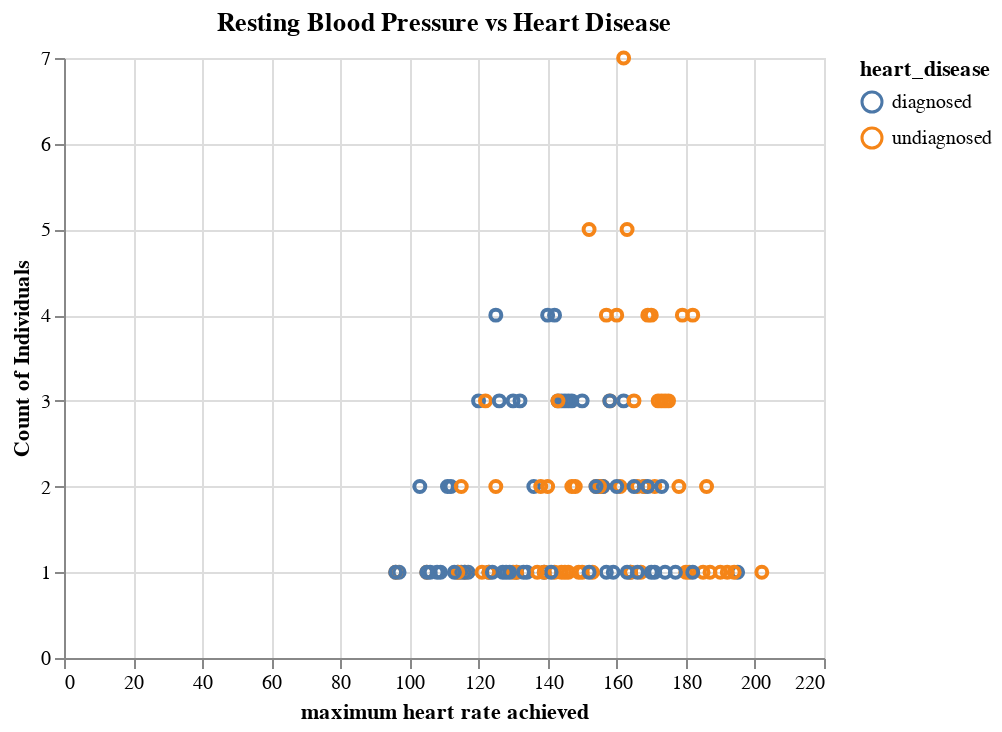

The cell this chart's notebook holds for it:
### Markdown cell above
There seems to be more individuals with the result of **probable or definite left ventricular hypertrophy by Estes' criteria** that are diagnosed with heart disease than for a result of **having ST-T wave abnormality**. We will consider this a small correlation for now.

### Code cell
max_heart_rate_graph = (
    alt.Chart(heart_disease_train, title = "Resting Blood Pressure vs Heart Disease")  
    .mark_point()
    .encode(
        x=alt.X("max_heart_rate", title= "maximum heart rate achieved"), 
        y=alt.Y("count()", title= "Count of Individuals"), color="heart_disease"
    ).properties(width=380, height=300)
)
max_heart_rate_graph

### Figure 1 — Vega-Lite specification as saved in the notebook (floating-point values rounded to 4 significant figures; data arrays with more than 128 entries replaced by an {"elided": "..."} marker saying what was removed)
{"config": {"view": {"continuousWidth": 400, "continuousHeight": 300}}, "data": {"name": "data-4061c3af938dcdd10c6a331c80233b3a"}, "mark": "point", "encoding": {"color": {"field": "heart_disease", "type": "nominal"}, "x": {"field": "max_heart_rate", "title": "maximum heart rate achieved", "type": "quantitative"}, "y": {"aggregate": "count", "title": "Count of Individuals", "type": "quantitative"}}, "height": 300, "title": "Resting Blood Pressure vs Heart Disease", "width": 380, "$schema": "https://vega.github.io/schema/vega-lite/v4.17.0.json", "datasets": {"data-4061c3af938dcdd10c6a331c80233b3a": {"elided": "227 records"}}}
